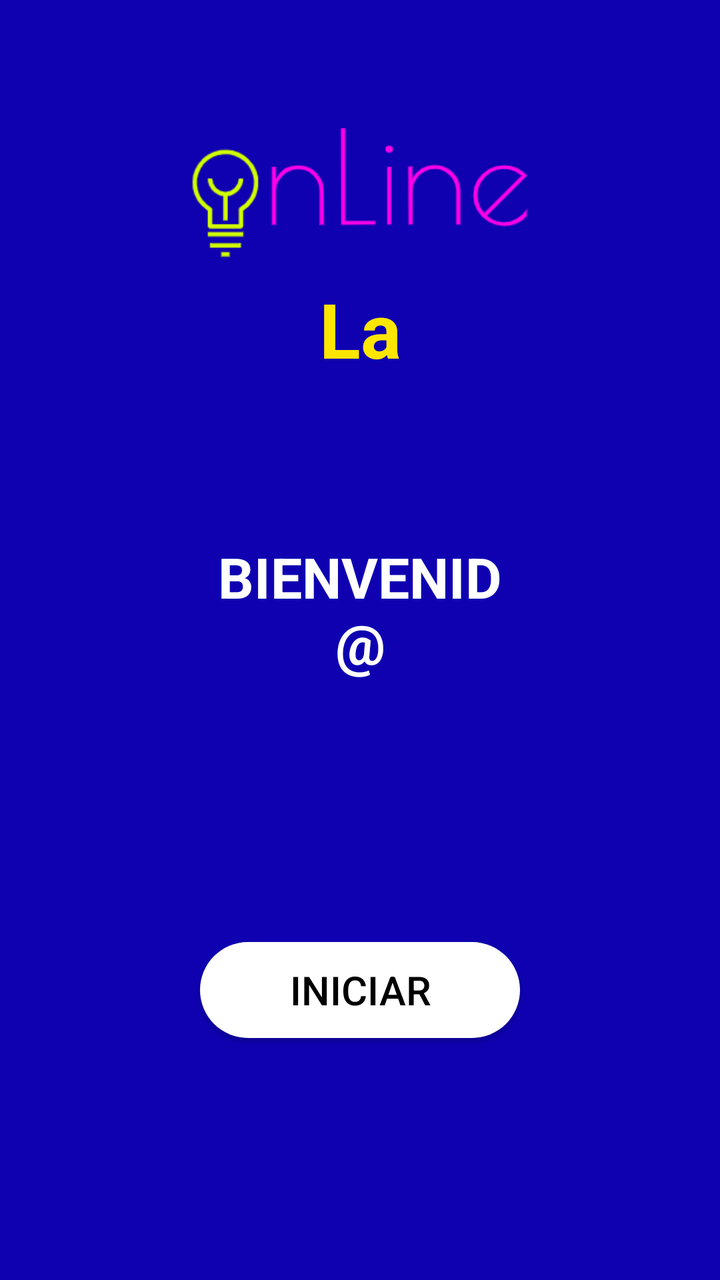
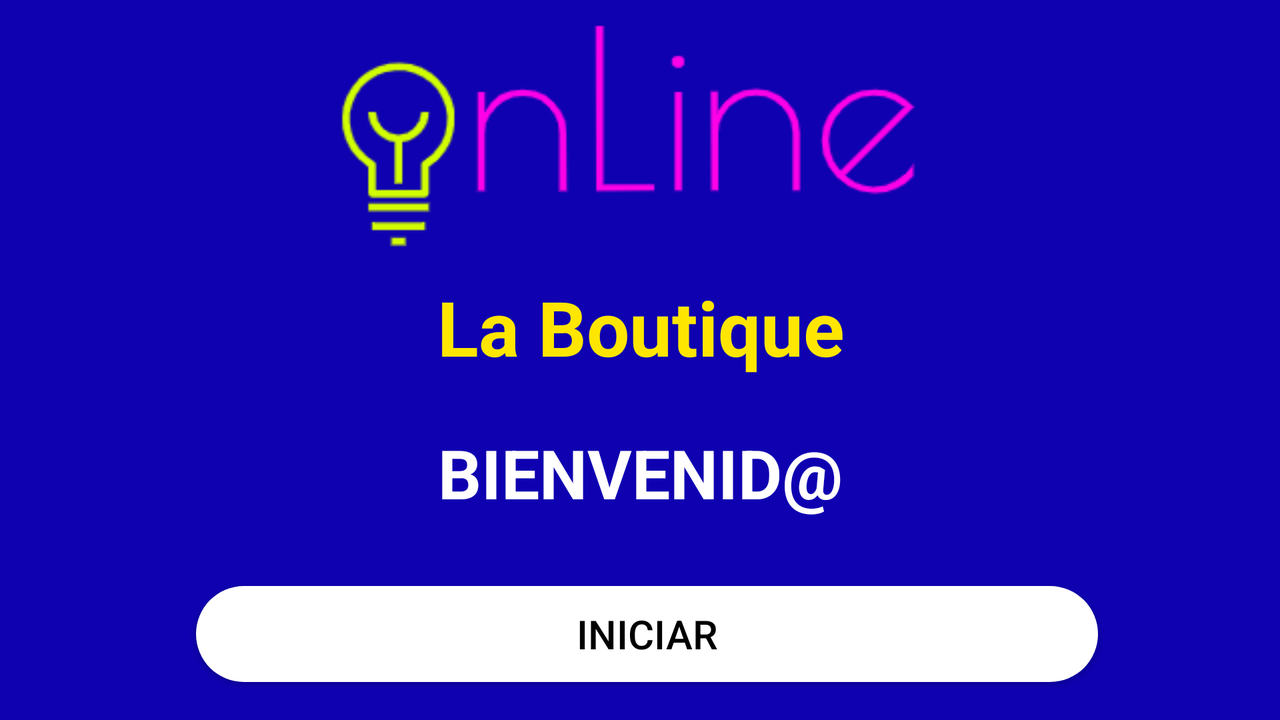

Compare how this app lays out the same screen by default and in its alternative resource folder. The renders come first, then the two layout files and the values they reference.
<!-- AndroidManifest.xml: application theme Theme.MA_BOUTIQUE_ONLINE -->
<!-- res/layout/activity_dash_board.xml -->
<?xml version="1.0" encoding="utf-8"?>
<RelativeLayout xmlns:android="http://schemas.android.com/apk/res/android"
    xmlns:app="http://schemas.android.com/apk/res-auto"
    xmlns:tools="http://schemas.android.com/tools"
    android:layout_width="match_parent"
    android:layout_height="match_parent"
    android:background="#0f01b0"
    tools:context=".DashBoard">

    <ImageView
        android:id="@+id/ivLogo"
        android:layout_width="wrap_content"
        android:layout_height="wrap_content"
        android:layout_alignParentStart="true"
        android:layout_alignParentEnd="true"
        android:layout_alignParentBottom="true"
        android:layout_marginStart="0dp"

        android:layout_marginTop="60dp"
        android:layout_marginEnd="0dp"
        android:layout_marginBottom="508dp"
        app:layout_constraintEnd_toEndOf="parent"
        app:layout_constraintHorizontal_bias="0.495"
        app:layout_constraintStart_toStartOf="parent"
        app:layout_constraintTop_toTopOf="parent"
        app:srcCompat="@drawable/logo" />

    <TextView
        android:id="@+id/txtTitulo"
        android:layout_width="237dp"
        android:layout_height="55dp"
        android:layout_alignParentStart="true"
        android:layout_alignParentEnd="true"
        android:layout_alignParentBottom="true"
        android:layout_marginStart="88dp"
        android:layout_marginTop="17dp"
        android:layout_marginEnd="88dp"
        android:layout_marginBottom="446dp"
        android:text="La Boutique"
        android:textAlignment="center"
        android:textColor="#ffe600"
        android:textSize="38sp"
        android:textStyle="bold"
        app:layout_constraintEnd_toEndOf="parent"
        app:layout_constraintStart_toStartOf="parent"
        app:layout_constraintTop_toBottomOf="@+id/ivLogo" />

    <TextView
        android:id="@+id/textView3"
        android:layout_width="wrap_content"
        android:layout_height="wrap_content"
        android:layout_alignParentStart="true"
        android:layout_alignParentEnd="true"
        android:layout_alignParentBottom="true"
        android:layout_marginStart="100dp"
        android:layout_marginEnd="100dp"
        android:layout_marginBottom="300dp"
        android:text="BIENVENID@"
        android:textColor="@color/white"
        android:textSize="28dp"
        android:textStyle="bold"
        android:textAlignment="center"
        app:layout_constraintBottom_toBottomOf="parent"
        app:layout_constraintEnd_toEndOf="parent"
        app:layout_constraintStart_toStartOf="parent"
        app:layout_constraintTop_toTopOf="parent" />

    <Button
        android:id="@+id/btnSalir"
        android:layout_width="150dp"
        android:layout_height="wrap_content"
        android:layout_alignParentStart="true"
        android:layout_alignParentEnd="true"
        android:layout_alignParentBottom="true"
        android:layout_marginStart="100dp"
        android:layout_marginTop="70dp"
        android:layout_marginEnd="100dp"
        android:layout_marginBottom="121dp"
        android:background="@drawable/btn_white"
        android:text="Iniciar"
        android:textColor="#000000"
        android:textSize="20dp"
        app:layout_constraintEnd_toEndOf="parent"
        app:layout_constraintStart_toStartOf="parent"
        app:layout_constraintTop_toBottomOf="@+id/textView3" />

</RelativeLayout>
<!-- resources referenced by this layout -->
<resources>
  <color name="white">#FFFFFFFF</color>
  <!-- drawable btn_white (drawable) -->
  <?xml version="1.0" encoding="utf-8"?>
  <shape xmlns:android="http://schemas.android.com/apk/res/android">
  
      <solid android:color="#ffffff"/>
      <corners android:radius="70dp"/>
  
  </shape>
  <!-- drawable logo: png bitmap (drawable, 7721 bytes) -->
  <style name="Theme.MA_BOUTIQUE_ONLINE" parent="Theme.AppCompat.Light.NoActionBar">
          
          <item name="colorPrimary">@color/purple_500</item>
          <item name="colorPrimaryVariant">@color/purple_700</item>
          <item name="colorOnPrimary">@color/white</item>
          
          <item name="colorSecondary">@color/teal_200</item>
          <item name="colorSecondaryVariant">@color/teal_700</item>
          <item name="colorOnSecondary">@color/black</item>
          
          <item name="android:statusBarColor" tools:targetApi="l">?attr/colorPrimaryVariant</item>
          
      </style>
  <color name="purple_500">#FF018786</color>
  <color name="purple_700">#FF018786</color>
  <color name="teal_200">#FF03DAC5</color>
  <color name="teal_700">#FF018786</color>
  <color name="black">#FF000000</color>
</resources>
<!-- res/layout-land/activity_dash_board.xml (the repository's variant of the layout above) -->
<!-- drawn on the phone turned sideways -->
<?xml version="1.0" encoding="utf-8"?>
<RelativeLayout xmlns:android="http://schemas.android.com/apk/res/android"
    xmlns:app="http://schemas.android.com/apk/res-auto"
    xmlns:tools="http://schemas.android.com/tools"
    android:layout_width="match_parent"
    android:layout_height="match_parent"
    android:background="#0f01b0"
    tools:context=".DashBoard">

    <ImageView
        android:id="@+id/ivLogo"
        android:layout_width="wrap_content"
        android:layout_height="wrap_content"
        android:layout_alignParentStart="true"
        android:layout_alignParentEnd="true"
        android:layout_alignParentBottom="true"
        android:layout_marginStart="-6dp"
        android:layout_marginEnd="6dp"
        android:layout_marginBottom="231dp"
        app:layout_constraintBottom_toBottomOf="parent"
        app:layout_constraintEnd_toEndOf="parent"
        app:layout_constraintHorizontal_bias="0.495"
        app:layout_constraintStart_toStartOf="parent"
        app:layout_constraintTop_toTopOf="parent"
        app:layout_constraintVertical_bias="0.473"
        app:srcCompat="@drawable/logo" />

    <TextView
        android:id="@+id/txtTitulo"
        android:layout_width="237dp"
        android:layout_height="55dp"
        android:layout_alignParentStart="true"
        android:layout_alignParentEnd="true"
        android:layout_alignParentBottom="true"
        android:layout_marginStart="95dp"
        android:layout_marginTop="17dp"
        android:layout_marginEnd="94dp"
        android:layout_marginBottom="167dp"
        android:text="La Boutique"
        android:textAlignment="center"
        android:textColor="#ffe600"
        android:textSize="38sp"
        android:textStyle="bold"
        app:layout_constraintEnd_toEndOf="parent"
        app:layout_constraintStart_toStartOf="parent"
        app:layout_constraintTop_toBottomOf="@+id/ivLogo" />

    <TextView
        android:id="@+id/textView3"
        android:layout_width="wrap_content"
        android:layout_height="wrap_content"
        android:layout_alignParentStart="true"
        android:layout_alignParentEnd="true"
        android:layout_alignParentBottom="true"
        android:layout_marginStart="95dp"
        android:layout_marginEnd="95dp"
        android:layout_marginBottom="101dp"
        android:text="BIENVENID@"
        android:textAlignment="center"
        android:textColor="@color/white"
        android:textSize="34dp"
        android:textStyle="bold"
        app:layout_constraintBottom_toBottomOf="parent"
        app:layout_constraintEnd_toEndOf="parent"
        app:layout_constraintStart_toStartOf="parent"
        app:layout_constraintTop_toTopOf="parent" />

    <Button
        android:id="@+id/btnSalir"
        android:layout_width="150dp"
        android:layout_height="wrap_content"
        android:layout_alignParentStart="true"
        android:layout_alignParentEnd="true"
        android:layout_alignParentBottom="true"
        android:layout_marginStart="98dp"
        android:layout_marginTop="70dp"
        android:layout_marginEnd="91dp"
        android:layout_marginBottom="19dp"
        android:background="@drawable/btn_white"
        android:text="Iniciar"
        android:textColor="#000000"
        android:textSize="20dp"
        app:layout_constraintEnd_toEndOf="parent"
        app:layout_constraintStart_toStartOf="parent"
        app:layout_constraintTop_toBottomOf="@+id/textView3" />

</RelativeLayout>
